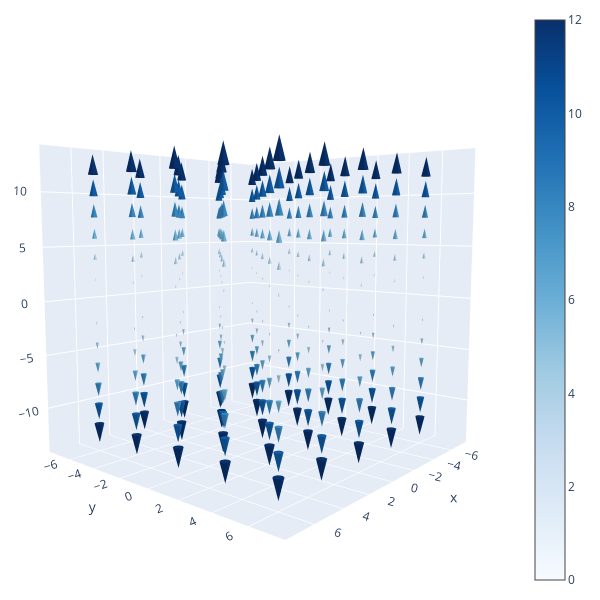

Write notebook code for a chart like this one.
### Code cell
fig = go.Figure(data=go.Cone(
  x=x.flatten(),
  y=y.flatten(),
  z=z.flatten(),
  u=u.flatten(),
  v=v.flatten(),
  w=w.flatten(),
  colorscale='Blues',
  sizemode='absolute',
  sizeref=10,
))
fig.update_layout(
  height=600,width=600,
  margin=dict(l=10,r=10,t=10,b=10),
  scene=dict(
    aspectratio=dict(x=1,y=1,z=1),
    camera_eye=dict(x=1.75,y=1.5,z=0.25)
  )
)

### Figure 1 — Plotly figure (JSON) as saved in the notebook; plotly's stock layout.template omitted (floating-point values rounded to 4 significant figures; data arrays with more than 128 entries replaced by an {"elided": "..."} marker saying what was removed)
{"data": [{"colorscale": [[0, "rgb(247,251,255)"], [0.125, "rgb(222,235,247)"], [0.25, "rgb(198,219,239)"], [0.375, "rgb(158,202,225)"], [0.5, "rgb(107,174,214)"], [0.625, "rgb(66,146,198)"], [0.75, "rgb(33,113,181)"], [0.875, "rgb(8,81,156)"], [1, "rgb(8,48,107)"]], "sizemode": "absolute", "sizeref": 10, "type": "cone", "u": {"elided": "325 int values"}, "v": {"elided": "325 int values"}, "w": {"elided": "325 int values"}, "x": {"elided": "325 int values"}, "y": {"elided": "325 int values"}, "z": {"elided": "325 int values"}}], "layout": {"height": 600, "margin": {"b": 10, "l": 10, "r": 10, "t": 10}, "scene": {"aspectratio": {"x": 1, "y": 1, "z": 1}, "camera": {"eye": {"x": 1.75, "y": 1.5, "z": 0.25}}}, "width": 600}}
